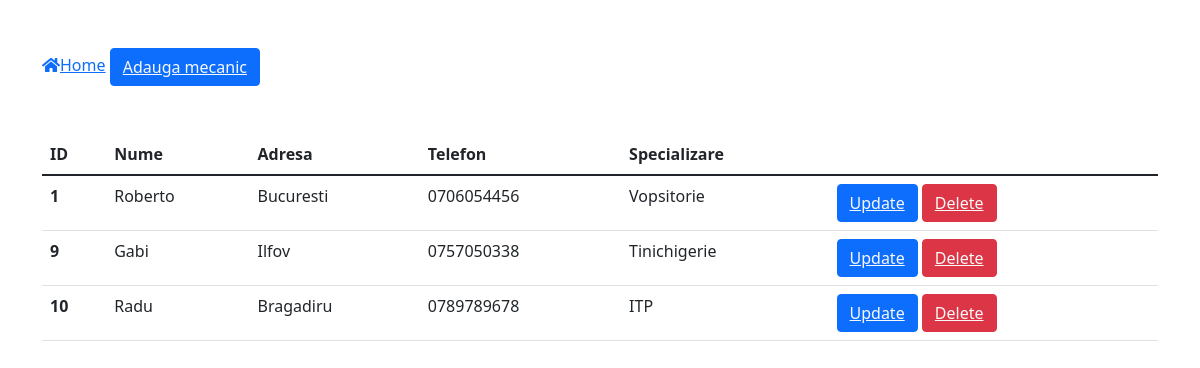
The app's page /mecanici.php with its own data.
### tables this page shows
CREATE TABLE `mecanici` (
  `id` int(11) NOT NULL,
  `nume` varchar(65) NOT NULL,
  `adresa` varchar(65) NOT NULL,
  `telefon` varchar(65) NOT NULL,
  `specializare` varchar(65) NOT NULL
);

### mecanici.php (the view, shortened to what this page needs)
<?php
include 'connect.php';
?>
<!DOCTYPE html>
<html lang="en">
<head>
    <link rel="stylesheet" href="https://cdn.jsdelivr.net/npm/bootstrap@5.1.3/dist/css/bootstrap.min.css">
    <link rel="stylesheet" href="https://use.fontawesome.com/releases/v5.7.1/css/all.css">
</head>
<body>
<div class="container">
<a href="home.php"><i class="fas fa-home"></i>Home</a>
<button class="btn btn-primary my-5"><a href="addmecanic.php"
class="text-light">Adauga mecanic</a>
</button>
<table class="table table-hover">
<thead>
    <tr>
      <th scope="col">ID</th>
      <th scope="col">Nume</th>
      <th scope="col">Adresa</th>
      <th scope="col">Telefon</th>
      <th scope="col">Specializare</th>
    </tr>
  </thead>
  <tbody>
  <?php
$sql="select * from `mecanici` ";
$result=mysqli_query($con,$sql);
if($result){
  while($row=mysqli_fetch_assoc($result)){
    $id=$row['id'];
    $nume=$row['nume'];
    $adresa=$row['adresa'];
    $telefon=$row['telefon'];
    $specializare=$row['specializare'];
    echo ' <tr>
    <th scope="row">'.$id.'</th>
    <td>'.$nume.'</td>
    <td>'.$adresa.'</td>
    <td>'.$telefon.'</td>
    <td>'.$specializare.'</td>
    <td>
    <button class="btn btn-primary"><a href="updatemecanic.php?updateid='.$id.' "class="text-light">Update</a></button>
    <button class="btn btn-danger"><a href="deletemecanic.php?deleteid='.$id.' "class="text-light">Delete</a></button>
   </td>
 </tr>';
  }
}
?>
  </tbody>
</table>
</div>
</body>
</html>

### records on screen
mecanici: id "1", nume "Roberto", adresa "Bucuresti", telefon "0706054456", specializare "Vopsitorie"
mecanici: id "9", nume "Gabi", adresa "Ilfov", telefon "0757050338", specializare "Tinichigerie"
mecanici: id "10", nume "Radu", adresa "Bragadiru", telefon "0789789678", specializare "ITP"
